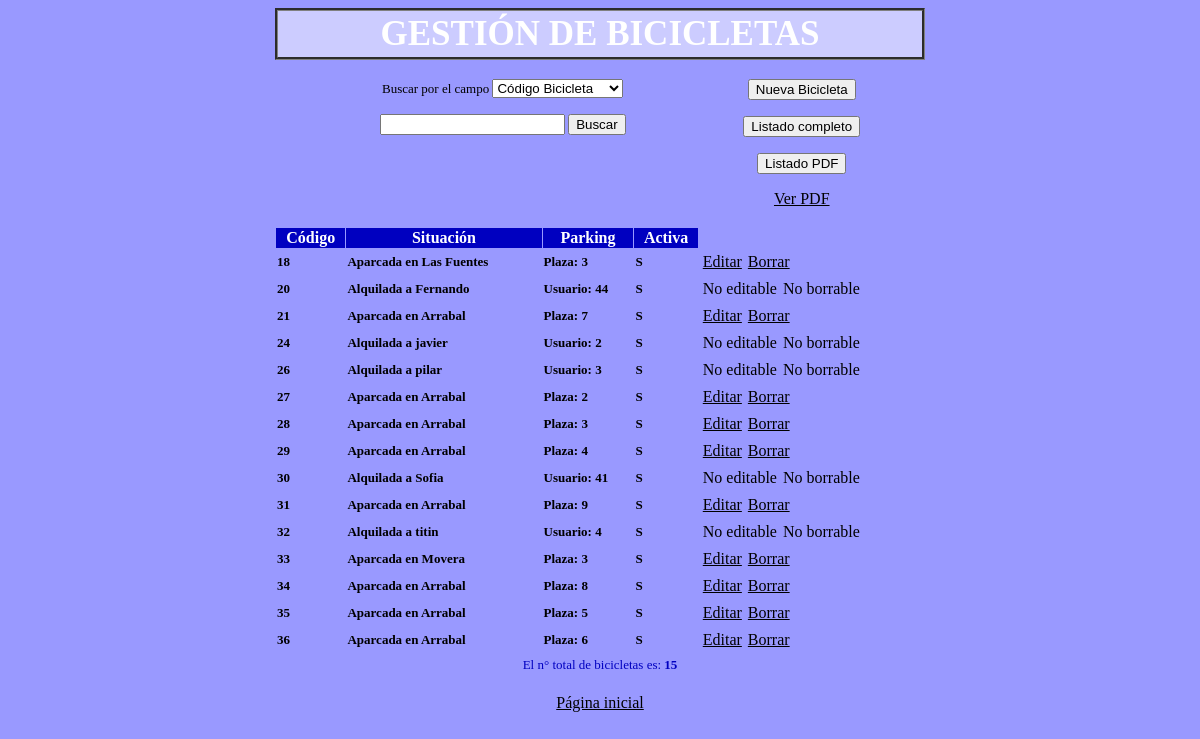
Screenshot of /ges_bic.php with the database file from the repository.
### tables this page shows
CREATE TABLE IF NOT EXISTS `bic` (
  `cod_bic` int(4) NOT NULL auto_increment COMMENT 'El código de cada bicicleta',
  `cod_pos` int(4) default NULL COMMENT 'El código del poste donde esta aparcada la bicicleta',
  `cod_par` int(4) default NULL COMMENT 'El código del parking del poste donde esta aparcada la bicicleta',
  `l_act` varchar(25) NOT NULL default '' COMMENT 'Si la bicicleta esta activa o no',
  KEY `pk_bic` (`cod_bic`),
  KEY `fk_bic_par` (`cod_pos`,`cod_par`),
  CONSTRAINT `fk_bic_par` FOREIGN KEY (`cod_pos`) REFERENCES `pos` (`cod_pos`)
);

### dat_bic.php (the view, shortened to what this page needs)
<?php
function eje_sen($id_con,$tex_sen) {
    $dat =@mysql_query($tex_sen,$id_con) or die("<H3>No se ha podido realizar la consulta $id_con
        <P> $tex_sen -- MySQL.".mysql_errno()."  ".mysql_error()."</H3>");
    return $dat;
}
function lis_bic($id_con,$con) {
    echo ("<table width=\"650\" cellspacing=\"1\" cellpadding=\"1\" border=\"0\" align=\"center\">
                <tbody><tr>
                        <th bgcolor=\"#0000c0\"><font color=\"white\">Código</font></th>
                        <th bgcolor=\"#0000c0\"><font color=\"white\">Situación</font></th>
                        <th bgcolor=\"#0000c0\"><font color=\"white\">Parking </font></th>
                        <th bgcolor=\"#0000c0\"><font color=\"white\">Activa </font></th>
                    </tr>");
      $dat=eje_sen($id_con,$con);
    while($fil = mysql_fetch_row($dat)) {
        $con_usu="select cod_usu from usu where usu.cod_bic =".$fil[0];
        $dat_usu=eje_sen($id_con,$con_usu);
                echo(" <tr>
                            <td><font size=\"-1\"><b>".$fil[0]."</b></font></td>
                            <td><font size=\"-1\"><b>".$fil[1]."</b></font></td>
                            <td><font size=\"-1\"><b>".$fil[2]."</b></font></td>
                            <td><font size=\"-1\"><b>".$fil[3]."</b></font></td>
                             <td>
                                <table cellspacing=\"0\" cellpadding=\"3\" border=\"0\">
                                    <tbody>
                                        <tr>");
                                           if (mysql_num_rows($dat_usu)>0){
                                           echo(" <td>No editable</td>
                                            <td>No borrable</td>");}
                                            else{
                                            echo(" <td>
                                                <a href=".$_SERVER['PHP_SELF']."?operacion=edi_bic&amp;id=".$fil[0].">Editar</a>
                                            </td>
                                            <td>
                                                <a href=".$_SERVER['PHP_SELF']."?operacion=del_bic&amp;id=".$fil[0]."\">Borrar</a>
                                            </td> ");
                                            }
                                       echo( "</tr>
                                    </tbody>
                                </table>
                            </td>
                        </tr>");
    }
}
?>

### tubici.css (style rules this page uses)
a:link { color:#000000; }
body { background-color: #9999ff; }

### rows the page displays
bic: cod_bic "18", fil "Aparcada en Las Fuentes", fil "Plaza: 3", l_act "S"
bic: cod_bic "20", fil "Alquilada a Fernando", fil "Usuario: 44", l_act "S", shows "No editable"
bic: cod_bic "21", fil "Aparcada en Arrabal", fil "Plaza: 7", l_act "S"
bic: cod_bic "24", fil "Alquilada a javier", fil "Usuario: 2", l_act "S", shows "No editable"
bic: cod_bic "26", fil "Alquilada a pilar", fil "Usuario: 3", l_act "S", shows "No editable"
bic: cod_bic "27", fil "Aparcada en Arrabal", fil "Plaza: 2", l_act "S"
bic: cod_bic "28", fil "Aparcada en Arrabal", fil "Plaza: 3", l_act "S"
bic: cod_bic "29", fil "Aparcada en Arrabal", fil "Plaza: 4", l_act "S"
bic: cod_bic "30", fil "Alquilada a Sofia", fil "Usuario: 41", l_act "S", shows "No editable"
bic: cod_bic "31", fil "Aparcada en Arrabal", fil "Plaza: 9", l_act "S"
bic: cod_bic "32", fil "Alquilada a titin", fil "Usuario: 4", l_act "S", shows "No editable"
bic: cod_bic "33", fil "Aparcada en Movera", fil "Plaza: 3", l_act "S"
bic: cod_bic "34", fil "Aparcada en Arrabal", fil "Plaza: 8", l_act "S"
bic: cod_bic "35", fil "Aparcada en Arrabal", fil "Plaza: 5", l_act "S"
bic: cod_bic "36", fil "Aparcada en Arrabal", fil "Plaza: 6", l_act "S"

### other values shown
$tit_plu "BICICLETAS"
$tit_plu "bicicletas"
num_que(que) "15"
